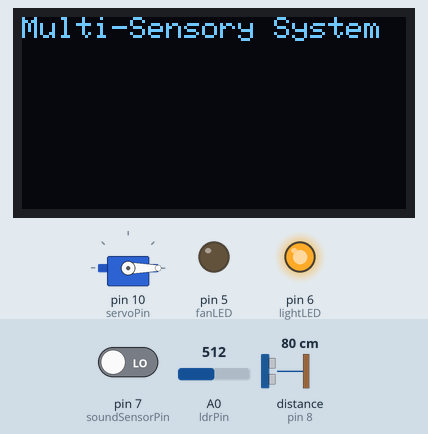
A sketch run on a simulated Arduino Uno, built with avr-gcc and run on an emulated ATmega328P. Parts: servo, 128×64 one-colour display, output pins drawn as LEDs (lit = HIGH). Wiring (inferred from the names in the program): ultrasonic range finder: trigger pin 9; echo pin 8. Dashed ring = blinking. Inputs (shaded band) come from the test bench; at power-on: distance to the obstacle (sensor on pin 8) 80 cm, A0 (ldrPin) = 512, pin 7 (soundSensorPin) LOW. The echo pulse lasts 58.3 µs per cm; pins used as bus, display or sensor lines are not drawn.

Above: at 2.1 s.
At 3.6 s:
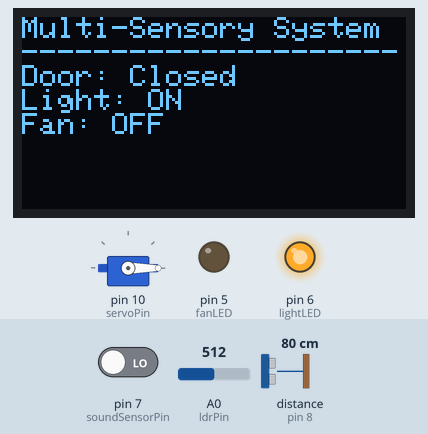
3.7 s: distance to the obstacle (sensor on pin 8) set to 7 cm
5.5 s: distance to the obstacle (sensor on pin 8) set to 4 cm
At 8.8 s:
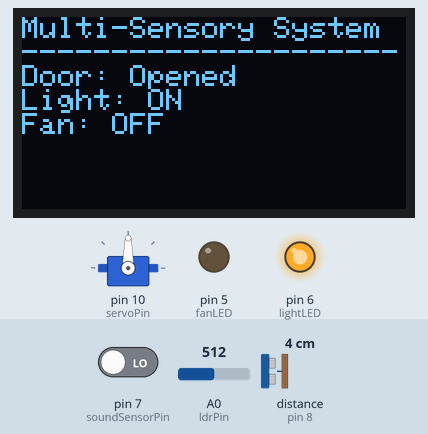
9.1 s: A0 (ldrPin) set to 318
11.2 s: A0 (ldrPin) set to 284
At 12.9 s:
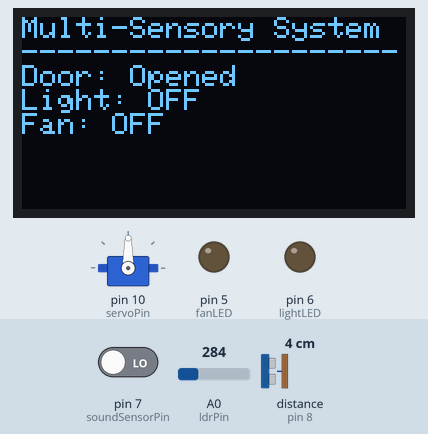
13.8 s: pin 7 (soundSensorPin) driven HIGH
At 14.6 s:
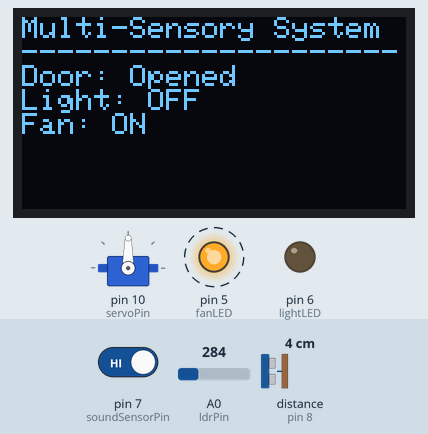
18.2 s: distance to the obstacle (sensor on pin 8) set to 9 cm
At 19.6 s:
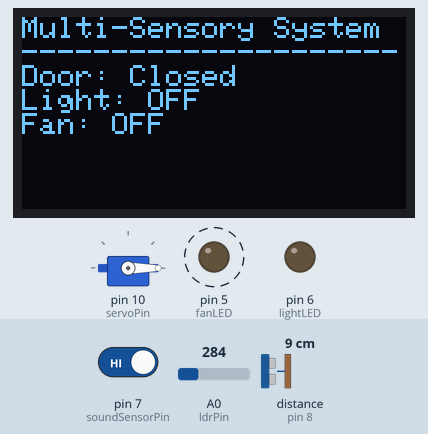
Timing chart, 0 to 22.2 s (numbered marks = the images above; inputs shaded):
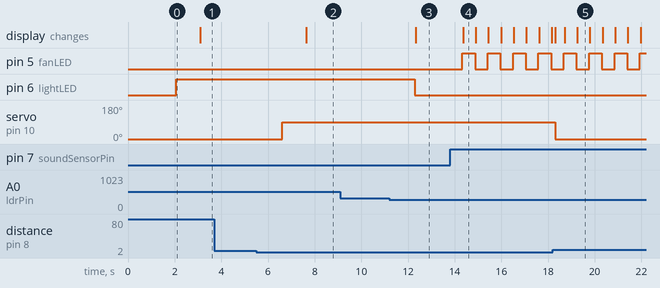

The sketch:

Home_automation.ino
```cpp
#include <Servo.h>
#include <Wire.h>
#include <Adafruit_GFX.h>
#include <Adafruit_SSD1306.h>

bool fanState = false;
bool lightState = false;
String doorStatus = "Closed";
String fanStatus = "OFF";
String lightStatus = "OFF";

// Sound sensor pins and clap logic

unsigned long lastClapTime = 0;
int clapCount = 0;

// OLED config
#define SCREEN_WIDTH 128
#define SCREEN_HEIGHT 64
Adafruit_SSD1306 display(SCREEN_WIDTH, SCREEN_HEIGHT, &Wire, -1);

// Pins
const int trigPin = 9;
const int echoPin = 8;
const int servoPin = 10;
const int ldrPin = A0;
const int soundSensorPin = 7;
const int lightLED = 6;
const int fanLED = 5;

Servo myServo;

// For clap control

unsigned long lastSoundTime = 0;

void setup() {
  Serial.begin(9600);

  pinMode(trigPin, OUTPUT);
  pinMode(echoPin, INPUT);
  pinMode(soundSensorPin, INPUT);
  pinMode(lightLED, OUTPUT);
  pinMode(fanLED, OUTPUT);

  myServo.attach(servoPin);
  myServo.write(0);  // Door closed

  // OLED init
  if(!display.begin(SSD1306_SWITCHCAPVCC, 0x3C)) {
    Serial.println("OLED not found");
    while(1);
  }
  display.clearDisplay();
  display.setTextSize(1);
  display.setTextColor(WHITE);
  display.setCursor(0, 0);
  display.println("Multi-Sensory System");
  display.display();
  delay(2000);
  display.clearDisplay();
}

void loop() {
  checkUltrasonic();
  checkLDR();
  checkSound();
  updateOLED();
  delay(100);
}


void checkUltrasonic() {
  long duration;
  digitalWrite(trigPin, LOW);
  delayMicroseconds(1000);
  digitalWrite(trigPin, HIGH);
  delayMicroseconds(10);
  digitalWrite(trigPin, LOW);

  duration = pulseIn(echoPin, HIGH);
  int distance = duration * 0.034 / 2;

  if (distance > 0 && distance < 5) {
    myServo.write(90);
    doorStatus = "Opened";

  } else {
    myServo.write(0);
    doorStatus = "Closed";

  }
}


void checkLDR() {
  int ldrValue = analogRead(ldrPin);

  if (ldrValue > 300) {
    digitalWrite(lightLED, HIGH);
    lightState = true;
    lightStatus = "ON";
    delay(1000);

  } else {
    digitalWrite(lightLED, LOW);
    lightState = false;
    lightStatus = "OFF";

  }
}


void checkSound() {
  int soundVal = digitalRead(soundSensorPin);
  unsigned long currentTime = millis();

  if (soundVal == HIGH) {
    if (currentTime - lastClapTime < 800) {
      clapCount++;
    } else {
      clapCount = 1;
    }
    lastClapTime = currentTime;

    if (clapCount == 4) {
      fanState = !fanState;
      digitalWrite(fanLED, fanState);
      fanStatus = fanState ? "ON" : "OFF";
      clapCount = 0;
    }
  }
}


void updateOLED() {
  display.clearDisplay();
  display.setCursor(0, 0);
  display.setTextSize(1);
  display.setTextColor(WHITE);

  display.println("Multi-Sensory System");
  display.println("---------------------");
  display.print("Door: "); display.println(doorStatus);
  display.print("Light: "); display.println(lightStatus);
  display.print("Fan: "); display.println(fanStatus);

  display.display();
}


void doorAnimation(bool open) {
  display.clearDisplay();
  display.setCursor(0, 0);
  display.setTextSize(1);
  display.println(open ? "Door Opening" : "Door Closing");

  display.drawRect(30, 20, 60, 30, WHITE);  // Room

  if (open) {
    for (int i = 0; i < 20; i += 5) {
      display.drawLine(90, 20, 90 - i, 50, WHITE); // Swing door
      display.display();
      delay(100);
      display.clearDisplay();
      display.drawRect(30, 20, 60, 30, WHITE);
    }
  } else {
    display.drawLine(90, 20, 90, 50, WHITE); // Door closed
    display.display();
    delay(300);
  }
}
```

Measured:
- the behaviour switches between 6 and 5 cm on distance to the obstacle (sensor on pin 8) (found by bisection; images 1 and 2)
- the behaviour switches between 301 and 300 on A0 (ldrPin) (found by bisection; images 2 and 3)
- after the input at 3.7 s, every drawn part: stays the same
- after the input at 5.5 s, servo on pin 10 (servoPin): 0° → 90° after 1.1 s; the display: changes after 2.1 s (image 2)
- after the input at 9.1 s, every drawn part: stays the same
- after the input at 11.2 s, pin 6 (lightLED): HIGH → LOW after 1.1 s; the display: changes after 1.1 s (image 3)
- after the input at 13.8 s, pin 5 (fanLED): alternates HIGH for 0.54 s and LOW for 0.54 s, starting after 0.53 s; the display: changes after 0.56 s (image 4)
- after the input at 18.2 s, servo on pin 10 (servoPin): 90° → 0° after 0.10 s; the display: changes after 0.10 s (image 5)
- what the display in image 4 shows lasts 0.5 s, from 14.4 s to 14.9 s
